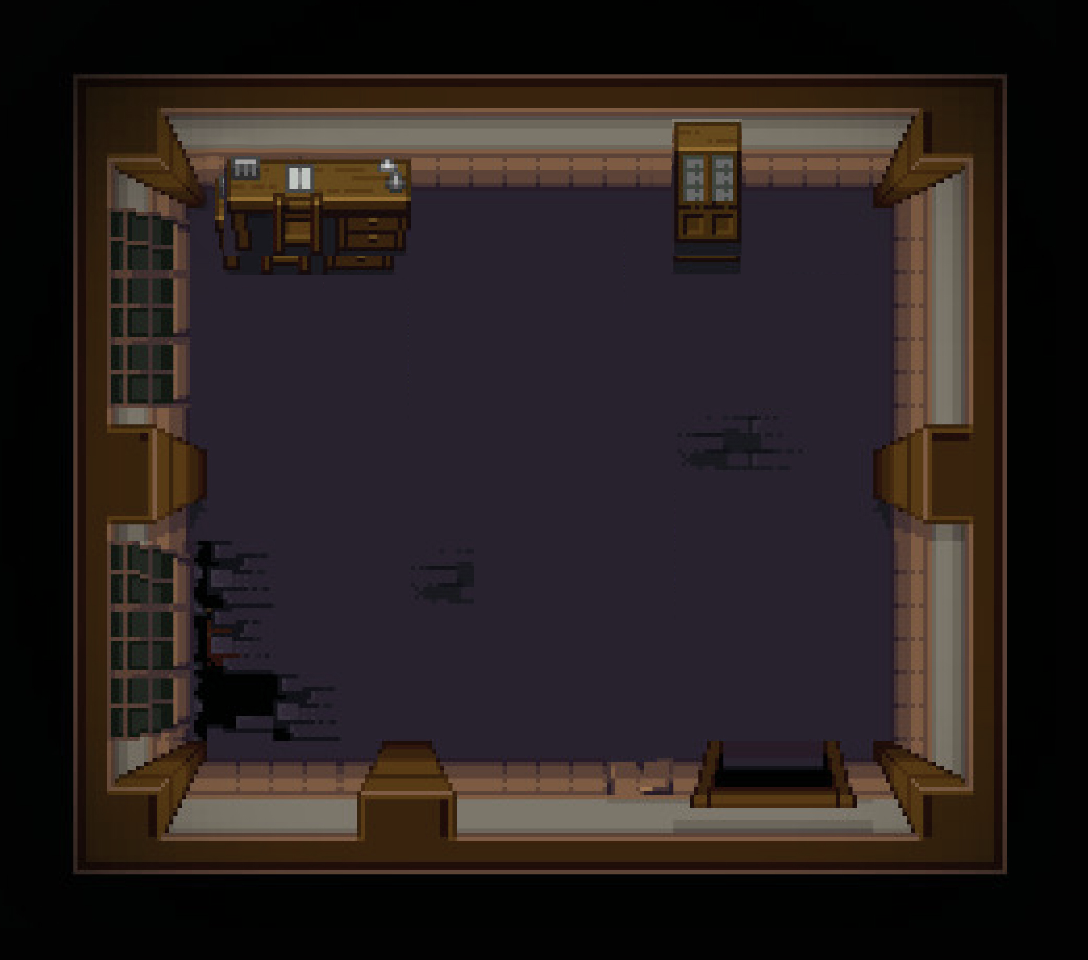

The image is a tile-based game level rendered from a .tmx file. Its description and source (layers, tilesets, objects; grid data summarised) follow:
An orthogonal 34x30 tile map with 32x32 px tiles, 3 tile layers (base, cabinet, desk), 3 tilesets.

<map version="1.8" tiledversion="1.8.1" orientation="orthogonal" renderorder="right-down" width="34" height="30" tilewidth="32" tileheight="32" infinite="0" nextlayerid="4" nextobjectid="1">
 <tileset firstgid="1" name="Classroom" tilewidth="32" tileheight="32" tilecount="957" columns="33">
  <image source="Classroom.png" width="1082" height="944" />
 </tileset>
 <tileset firstgid="958" name="cabinet" tilewidth="70" tileheight="137" tilecount="1" columns="1">
  <image source="Cabinet.png" width="70" height="137" />
 </tileset>
 <tileset firstgid="959" name="desk" tilewidth="187" tileheight="100" tilecount="1" columns="1">
  <image source="Desk.png" width="187" height="100" />
 </tileset>
 <layer id="1" name="base" width="34" height="30">
  <data>[1020 cells, 1020 non-empty, 957 distinct tile ids]</data>
 </layer>
 <layer id="2" name="cabinet" width="34" height="30">
  <data>[1020 cells, 1 non-empty, 1 distinct tile ids]</data>
 </layer>
 <layer id="3" name="desk" width="34" height="30">
  <data>[1020 cells, 1 non-empty, 1 distinct tile ids]</data>
 </layer>
</map>